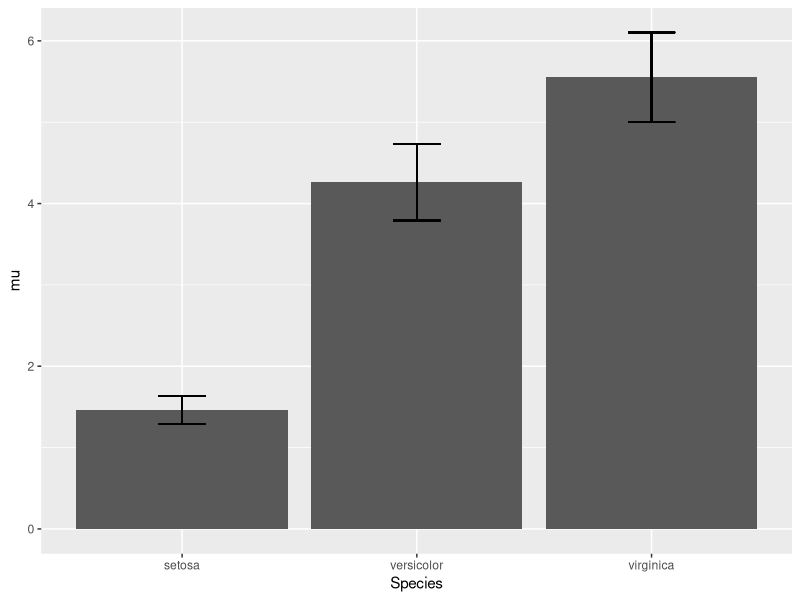
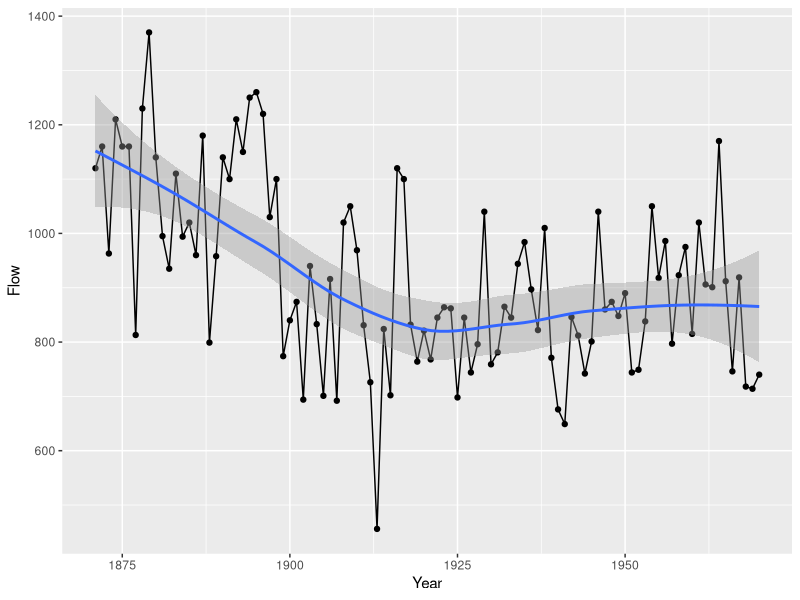
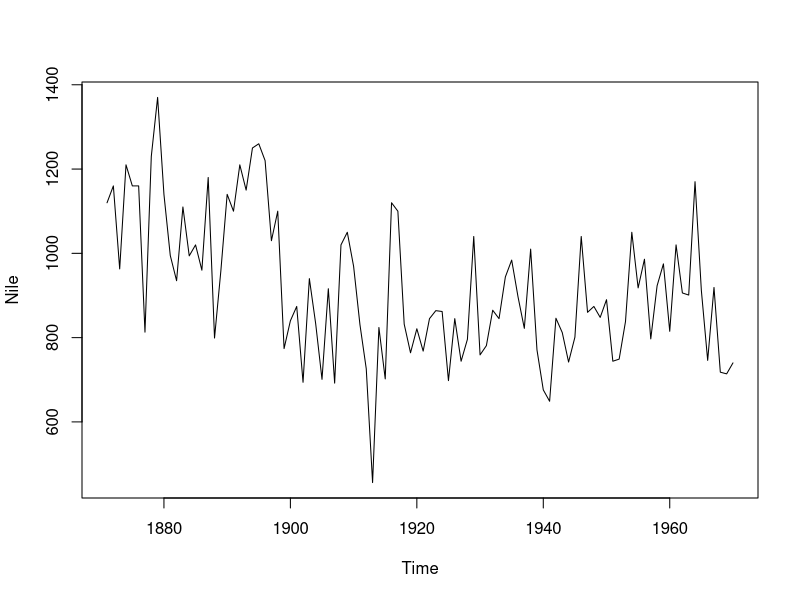

Reproduce these figures in R, in order.
library(tidyverse)

iris %>%
  group_by(Species) %>%
  mutate(mu = mean(Petal.Length),
         sd = sd(Petal.Length)) %>%
  ggplot(aes(x = Species, y = mu)) +
    geom_bar(stat = "identity", position = "dodge") +
    geom_errorbar(aes(ymin = mu - sd, ymax = mu + sd, x = Species),
                  width = 0.2)

data("Nile")
Nile
data.frame("Flow" = Nile,
           "Year" = 1871:1970) -> df

ggplot(df, aes(x = Year, y = Flow)) +
  geom_line() +
  geom_point() +
  geom_smooth()

plot(Nile)
